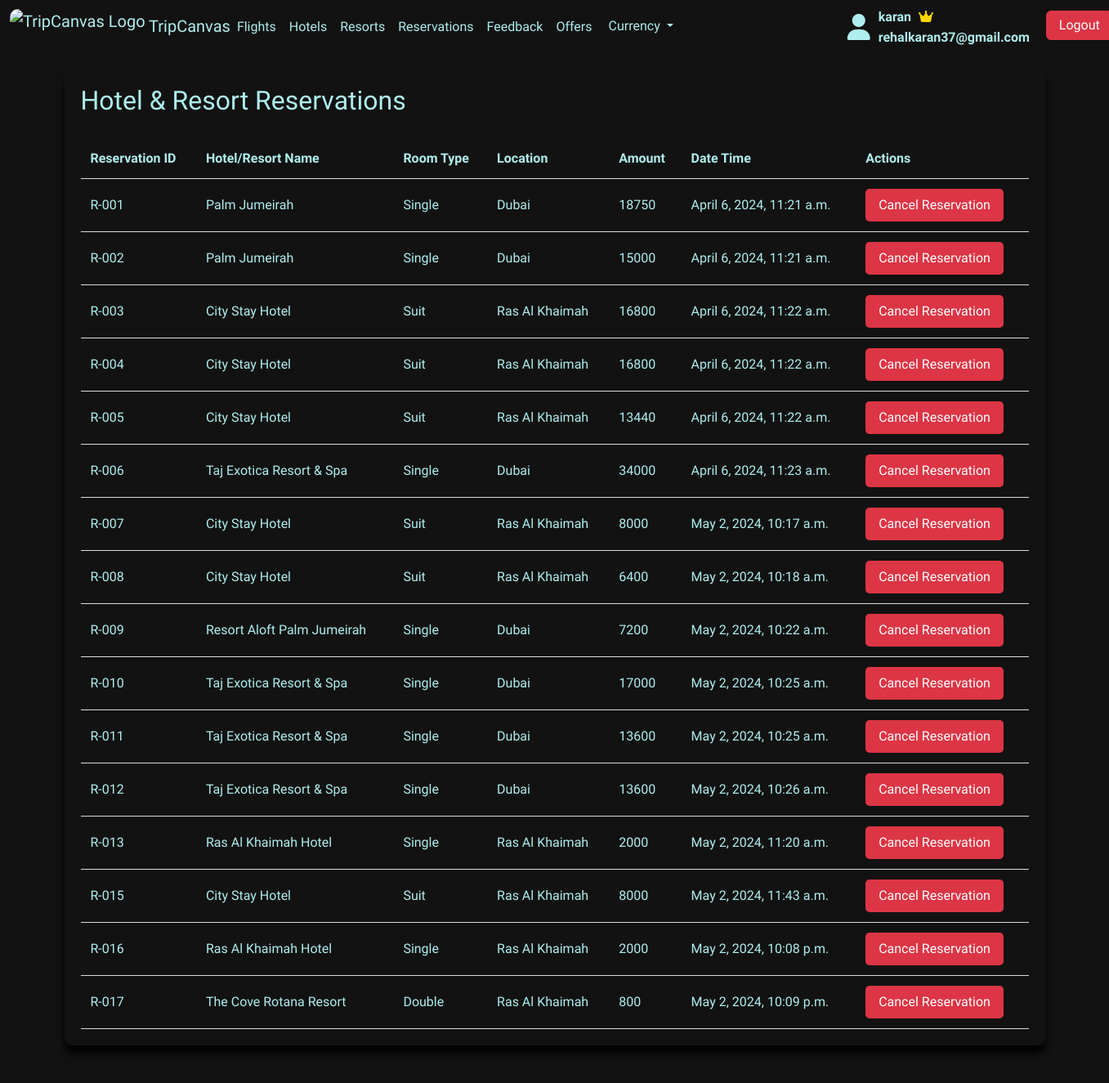
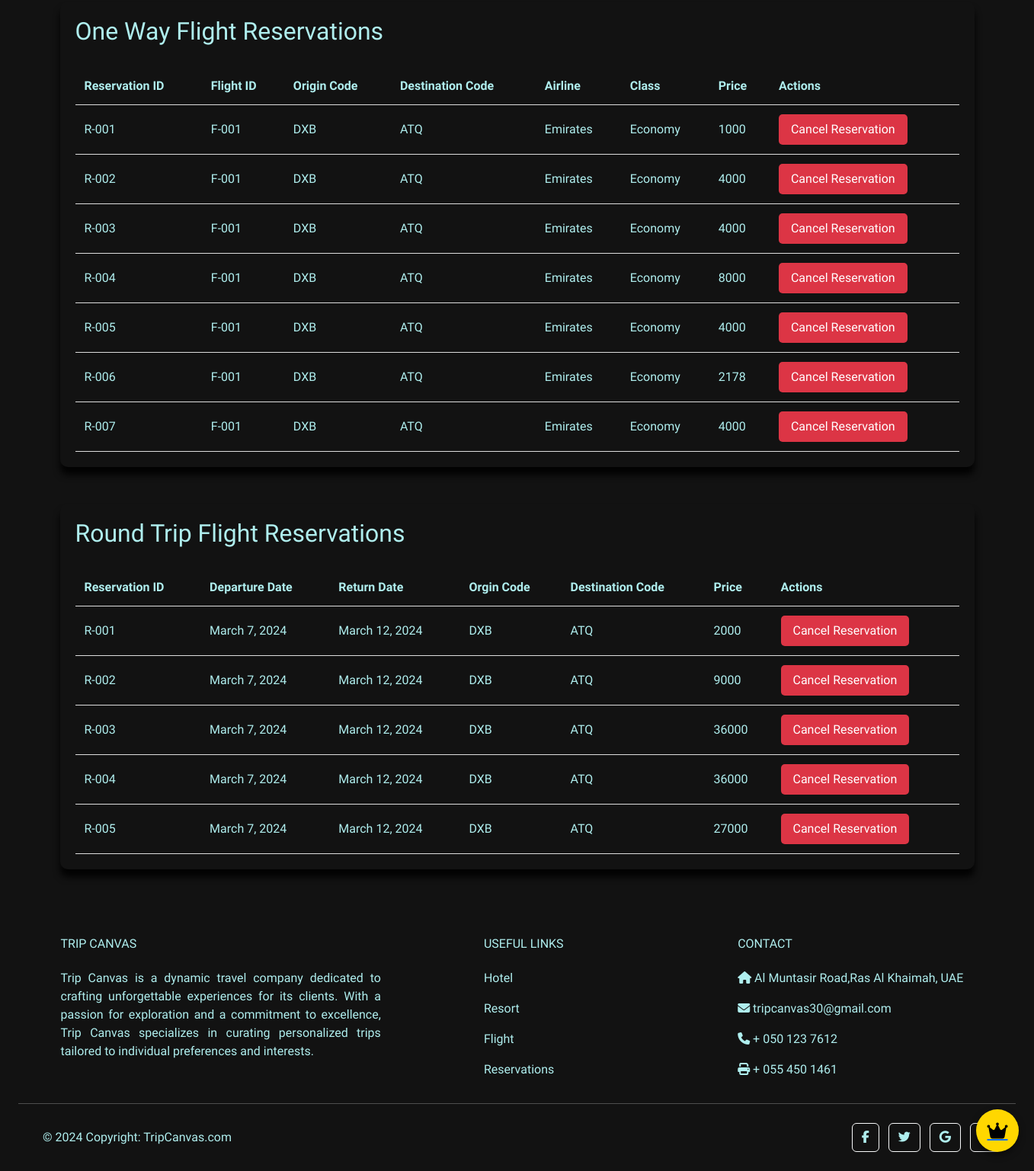
Screenshot of /home/reservations/ (signed in) with the database file from the repository (2 pictures, top to bottom).
### hotelBooking/models.py (models this page shows, shortened)
class Reservation(models.Model):
    reservation_type = models.TextField(blank=False, null=False)
    reservation_room = models.TextField(blank=False, null=False)
    reservation_amount = models.IntegerField(blank=False, null=False)
    reservation_dateTime = models.DateTimeField(blank=False, null=False)
    reservation_duration=models.IntegerField(blank=False, null=False)
    username = models.ForeignKey(User, on_delete=models.CASCADE)
    reservation_location=models.CharField(blank=False, null=False,max_length=400)
    reservation_id = models.CharField(max_length=20, unique=True)

### flightBooking/models.py (models this page shows, shortened)
class singleFlightreservations(models.Model):
    reservation_id = models.CharField(max_length=20, unique=True)
    flight_id = models.CharField(
        max_length=20, blank=False, null=False, default=0)
    origin_code = models.CharField(max_length=200, null=False, blank=False)
    destination_code = models.CharField(
        max_length=200, null=False, blank=False)
    passenger_details = models.TextField(blank=False, null=False)
    airline = models.CharField(max_length=20, blank=False, null=False)
    departure = models.TextField(null=False, blank=False)
    arrival = models.TextField(null=False, blank=False)
    departure_date = models.DateField(null=False, blank=False)
    return_date = models.DateField(null=True, blank=True)
    departure_time = models.TimeField(null=False, blank=False)
    arrival_time = models.TimeField(null=False, blank=False)
    flight_class = models.TextField(blank=False, null=False)
    price = models.IntegerField(blank=False, null=False)
    flight_duration = models.CharField(
        max_length=20, blank=False, null=False)
    username = models.ForeignKey(User, on_delete=models.CASCADE)

class doubleFlightreservations(models.Model):
    reservation_id = models.CharField(
        max_length=20, unique=True, null=False, blank=False)
    username=models.ForeignKey(User,on_delete=models.CASCADE)
    departure_date = models.DateField(null=False, blank=False)
    return_date = models.DateField(null=False, blank=False)
    origin_code=models.CharField(max_length=20, null=False, blank=False)
    destination_code=models.CharField(max_length=20, null=False, blank=False)
    total_amount=models.IntegerField()

### home/views.py (the view)
# urls.py: path('reservations/', views.reservations, name='reservations'),
def reservations(request):
    currencySelected = request.session.get('currency')
    logged_in_user = request.user
    hotelresort_Reservations = Reservation.objects.filter(
        username=logged_in_user)
    onewayflight_Reservations = singleFlightreservations.objects.filter(
        username=logged_in_user)
    roundtripflight_Reservations = doubleFlightreservations.objects.filter(
        username=logged_in_user)
    return render(request, 'reservations.html', {'currencySelected': currencySelected, 'hotelresort_Reservations': hotelresort_Reservations, 'onewayflight_Reservations': onewayflight_Reservations, 'roundtripflight_Reservations': roundtripflight_Reservations})

### Templates/reservations.html (shortened to what this page needs)
{% extends "base2.html" %}
{% block content %}
<div class="reservation-container" style="background-color: #121212; color: #AFEeee;">
    <h2>Hotel & Resort Reservations</h2>
    <div class="table-responsive">
        <table>
            <thead>
                <tr>
                    <th>Reservation ID</th>
                    <th>Hotel/Resort Name</th>
                    <th>Room Type</th>
                    <th>Location</th>
                    <th>Amount</th>
                    <th>Date Time</th>
                    <th>Actions</th>
                </tr>
            </thead>
            <tbody>
                {% for hotelresort_Reservations in hotelresort_Reservations %}
                <tr>
                    <td>{{ hotelresort_Reservations.reservation_id }}</td>
                    <td>{{ hotelresort_Reservations.reservation_type }}</td>
                    <td>{{ hotelresort_Reservations.reservation_room }}</td>
                    <td>{{ hotelresort_Reservations.reservation_location }}</td>
                    <td>{{ hotelresort_Reservations.reservation_amount }}</td>
                    <td>{{ hotelresort_Reservations.reservation_dateTime }}</td>
                    <td>
                        <form action="{% url 'home:deleteReservations' hotelresort_Reservations.reservation_id %}"
                            method="post">
                            <button type="submit" class="cancel-btn">Cancel
                                Reservation</button>
                        </form>
                    </td>
                </tr>
                {% endfor %}
            </tbody>
        </table>
    </div>
</div>
<div class="reservation-container mt-5" style="background-color: #121212; color: #AFEeee;">
    <h2>One Way Flight Reservations</h2>
    <div class="table-responsive">
        <table>
            <thead>
                <tr>
                    <th>Reservation ID</th>
                    <th>Flight ID</th>
                    <th>Origin Code</th>
                    <th>Destination Code</th>
                    <th>Airline</th>
                    <th>Class</th>
                    <th>Price</th>
                    <th>Actions</th>
                </tr>
            </thead>
            <tbody>
                {% for onewayflight_Reservations in onewayflight_Reservations %}
                <tr>
                    <td>{{ onewayflight_Reservations.reservation_id }}</td>
                    <td>{{ onewayflight_Reservations.flight_id }}</td>
                    <td>{{ onewayflight_Reservations.origin_code }}</td>
                    <td>{{ onewayflight_Reservations.destination_code }}</td>
                    <td>{{ onewayflight_Reservations.airline }}</td>
                    <td>{{ onewayflight_Reservations.flight_class}}</td>
                    <td>{{ onewayflight_Reservations.price }}</td>
                    <td>
                        <form
                            action="{% url 'home:delete_oneway_Reservations' onewayflight_Reservations.reservation_id  %}"
                            method="post">
                            <button type="submit" class="cancel-btn">Cancel
                                Reservation</button>
                        </form>
                    </td>
                </tr>
                {% endfor %}
            </tbody>
        </table>
    </div>
</div>
<div class="reservation-container mt-5" style="background-color: #121212; color: #AFEeee;">
    <h2>Round Trip Flight Reservations</h2>
    <div class="table-responsive">
        <table>
            <thead>
                <tr>
                    <th>Reservation ID</th>
                    <th>Departure Date</th>
                    <th>Return Date</th>
                    <th>Orgin Code</th>
                    <th>Destination Code</th>
                    <th>Price</th>
                    <th>Actions</th>
                </tr>
            </thead>
            <tbody>
                {% for roundtripflight_Reservations in roundtripflight_Reservations%}
                <tr>
                    <td>{{ roundtripflight_Reservations.reservation_id }}</td>
                    <td>{{ roundtripflight_Reservations.departure_date }}</td>
                    <td>{{ roundtripflight_Reservations.return_date }}</td>
                    <td>{{ roundtripflight_Reservations.origin_code }}</td>
                    <td>{{ roundtripflight_Reservations.destination_code }}</td>
                    <td>{{ roundtripflight_Reservations.total_amount }}</td>
                    <td>
                        <form
                            action="{% url 'home:delete_roundtrip_Reservations' roundtripflight_Reservations.reservation_id %}"
                            method="post">
                            <button type="submit" class="cancel-btn">Cancel
                                Reservation</button>
                        </form>
                    </td>
                </tr>
                {% endfor %}
            </tbody>
        </table>
    </div>
</div>
{% endblock %}

### Templates/base2.html (shortened to what this page needs)
<!DOCTYPE html>
<html lang="en" id="pass">
<head>
  <link rel="stylesheet" href="https://cdnjs.cloudflare.com/ajax/libs/font-awesome/5.15.3/css/all.min.css" />
  <link rel="stylesheet" href="https://cdn.jsdelivr.net/npm/bootstrap-icons@1.11.1/font/bootstrap-icons.css">
  <link rel="stylesheet" href="https://cdnjs.cloudflare.com/ajax/libs/font-awesome/5.15.2/css/all.min.css" />
  <link rel="stylesheet" href="https://cdnjs.cloudflare.com/ajax/libs/font-awesome/5.15.3/css/all.min.css" />
  <link href="https://cdn.jsdelivr.net/npm/bootstrap@5.3.3/dist/css/bootstrap.min.css" rel="stylesheet"
>
  </body>
</html>
</head>
<nav class="navbar navbar-expand-lg bg-body-tertiary" id="nav" style="background-color: #121212 !important;">
  <div class="container-fluid">
    <a class="navbar-brand" style="color:#AFEeee !important;">
      <img class="image" src="/media/uploads/images/tourism_2560196.png" alt="TripCanvas Logo">
      TripCanvas
    </a>
    <div class="collapse navbar-collapse" id="navbarTogglerDemo02">
      <ul class="navbar-nav me-auto mb-2 mb-lg-0">
        <li class="nav-item">
          <a class="nav-link" style="color:#AFEeee !important;" aria-current="page" href="/home/">Flights</a>
        </li>
        <li class="nav-item">
          <a class="nav-link" style="color:#AFEeee !important;" aria-current="page"
            href="{% url 'home:hotelHome' %}">Hotels</a>
        </li>
        <li class="nav-item">
          <a class="nav-link" style="color:#AFEeee !important;" aria-current="page"
            href="{% url 'home:resortHome' %}">Resorts</a>
        </li>
        <li class="nav-item">
          <a class="nav-link" style="color:#AFEeee !important;" aria-current="page"
            href="{% url 'home:reservations' %}">Reservations</a>
        </li>
        <li class="nav-item">
          <a class="nav-link" style="color:#AFEeee !important;" aria-current="page"
            href="{% url 'home:userFeedback' %}">Feedback</a>
        </li>
        {% if members %}
        <li class="nav-item">
          <a class="nav-link" style="color:#AFEeee !important;" aria-current="page"
            href="{% url 'home:offer' %}">Offers</a>
        </li>
        {% endif %}
        <li class="nav-item">
          <div class="dropdown">
            <form class="currencyForm" action="{% url 'home:checkCurrency' %}" method="post" id="currencyForm">
              <button class="btn btn-secondary dropdown-toggle" type="button" id="currencyDropdown"
                data-bs-toggle="dropdown" aria-expanded="false"
                style="background-color: #121212; border:none; color:#AFEeee;">
                Currency
              </button>
            </form>
          </div>
        </li>
        <li class="nav-item">
          <div class="vertical-line">
            <div class="user-icon">
              <a href="{% url 'home:updateProfile' %}">
                <i class="fas fa-user nav-link2 animate__animated animate__wave"
                  style="font-size: 2rem; color:#AFEeee !important;"></i>
              </a>
              <div class="user-info" style="vertical-align: middle;">
                <div>
                  <p style="color:#AFEeee !important; margin-top: 12px; display: inline-block; vertical-align: middle;">
                    {{userDetails.username}}
                  </p>
                  {% if members %}
                  <i class="fas fa-crown"
                    style="vertical-align: middle; margin-left: 5px; margin-bottom: -9px; color:gold;"></i>
                  {% endif %}
                </div>
                <p class="useremail"
                  style="color:#AFEeee !important; display: inline-block; margin-bottom: 5px; vertical-align: middle;">
                  {{userDetails.email}}</p>
              </div>
            </div>
          </div>
        </li>
        <li class="nav-item">
          <form class='form-inline' action="/logout_user/">
            <button class='btn btn-danger' type='submit'>Logout</button>
          </form>
        </li>
      </ul>
    </div>
  </div>
</nav>
<body>
  {% block content %}
  {% endblock %}
</body>
<div class="my-5 mb-0" id="footer">
  <footer class="text-center text-lg-start text-white" style="background-color: 121212;">
    <div class="p-4 pb-0">
      <section class="">
        <div class="row">
          <div class="col-md-3 col-lg-4 col-xl-4 mx-auto mt-3">
            <h6 class="text-uppercase mb-4 font-weight-bold" style="color:#AFEeee;">
              Trip Canvas
            </h6>
            <p style="text-align: justify; color:#AFEeee;">
              Trip Canvas is a dynamic travel company dedicated to crafting unforgettable experiences for its clients.
              With a passion for exploration and a commitment to excellence, Trip Canvas specializes in curating
              personalized trips tailored to individual preferences and interests.
            </p>
          </div>
          <div class="col-md-3 col-lg-2 col-xl-2 mx-auto mt-3">
            <h6 class="text-uppercase mb-4 font-weight-bold" style="color:#AFEeee;">
              Useful links
            </h6>
            <p>
              <a style="text-decoration:none; color:#AFEeee;" href="{% url 'home:hotelHome' %}">Hotel</a>
            </p>
            <p>
              <a style="text-decoration:none; color:#AFEeee;" href="{% url 'home:resortHome' %}">Resort</a>
            </p>
            <p>
              <a style="text-decoration:none; color:#AFEeee;" href="{% url 'home:home' %}">Flight</a>
            </p>
            <p>
              <a style="text-decoration:none; color:#AFEeee;" href="{% url 'home:reservations' %}">Reservations</a>
            </p>
          </div>
          <div class="col-md-4 col-lg-3 col-xl-3 mx-auto mt-3">
            <h6 class="text-uppercase mb-4 font-weight-bold" style="color:#AFEeee;">Contact</h6>
            <p style="color:#AFEeee;"><i class="fas fa-home mr-3"></i> Al Muntasir Road,Ras Al Khaimah, UAE </p>
            <p style="color:#AFEeee;"><i class="fas fa-envelope mr-3"></i> tripcanvas30@gmail.com </p>
            <p style="color:#AFEeee;"><i class="fas fa-phone mr-3"></i> + 050 123 7612</p>
            <p style="color:#AFEeee;"><i class="fas fa-print mr-3"></i> + 055 450 1461</p>
          </div>
        </div>
      </section>
      <hr class="my-3">
      <section class="p-3 pt-0">
        <div class="row d-flex align-items-center">
          <div class="col-md-7 col-lg-8 text-center text-md-start">
            <div class="p-3" style="color:#AFEeee;">
              © 2024 Copyright:
              <a style="text-decoration:none; color:#AFEeee;" href="https://mdbootstrap.com/">TripCanvas.com</a>
            </div>
          </div>
          <div class="col-md-5 col-lg-4 ml-lg-0 text-center text-md-end">
            <a style="color:#AFEeee !important;" class="btn btn-outline-light btn-floating m-1" role="button"><i
                class="fab fa-facebook-f"></i></a>
            <a style="color:#AFEeee !important;" class="btn btn-outline-light btn-floating m-1" role="button"><i
                class="fab fa-twitter"></i></a>
            <a style="color:#AFEeee !important;" class="btn btn-outline-light btn-floating m-1" role="button"><i
                class="fab fa-google"></i></a>
            <a href="https://www.instagram.com/" style="color:#AFEeee !important;" class="btn btn-outline-light btn-floating m-1" role="button"></a>
          </div>
        </div>
      </section>
    </div>
  </footer>
</div>
<div class="floating-action-button">
  <a href="{% url 'home:membership' %}">
    <i class="fas fa-crown fab-icon"></i>
  </a>
</div>
</html>

### rows the page displays
Reservation: reservation_id "R-001", reservation_type "Palm Jumeirah", reservation_room "Single", reservation_location "Dubai", reservation_amount "18750", reservation_dateTime "April 6, 2024, 11:21 a.m."
Reservation: reservation_id "R-002", reservation_type "Palm Jumeirah", reservation_room "Single", reservation_location "Dubai", reservation_amount "15000", reservation_dateTime "April 6, 2024, 11:21 a.m."
Reservation: reservation_id "R-003", reservation_type "City Stay Hotel", reservation_room "Suit", reservation_location "Ras Al Khaimah", reservation_amount "16800", reservation_dateTime "April 6, 2024, 11:22 a.m."
Reservation: reservation_id "R-004", reservation_type "City Stay Hotel", reservation_room "Suit", reservation_location "Ras Al Khaimah", reservation_amount "16800", reservation_dateTime "April 6, 2024, 11:22 a.m."
Reservation: reservation_id "R-005", reservation_type "City Stay Hotel", reservation_room "Suit", reservation_location "Ras Al Khaimah", reservation_amount "13440", reservation_dateTime "April 6, 2024, 11:22 a.m."
Reservation: reservation_id "R-006", reservation_type "Taj Exotica Resort & Spa", reservation_room "Single", reservation_location "Dubai", reservation_amount "34000", reservation_dateTime "April 6, 2024, 11:23 a.m."
Reservation: reservation_id "R-007", reservation_type "City Stay Hotel", reservation_room "Suit", reservation_location "Ras Al Khaimah", reservation_amount "8000", reservation_dateTime "May 2, 2024, 10:17 a.m."
Reservation: reservation_id "R-008", reservation_type "City Stay Hotel", reservation_room "Suit", reservation_location "Ras Al Khaimah", reservation_amount "6400", reservation_dateTime "May 2, 2024, 10:18 a.m."
Reservation: reservation_id "R-009", reservation_type "Resort Aloft Palm Jumeirah", reservation_room "Single", reservation_location "Dubai", reservation_amount "7200", reservation_dateTime "May 2, 2024, 10:22 a.m."
Reservation: reservation_id "R-010", reservation_type "Taj Exotica Resort & Spa", reservation_room "Single", reservation_location "Dubai", reservation_amount "17000", reservation_dateTime "May 2, 2024, 10:25 a.m."
Reservation: reservation_id "R-011", reservation_type "Taj Exotica Resort & Spa", reservation_room "Single", reservation_location "Dubai", reservation_amount "13600", reservation_dateTime "May 2, 2024, 10:25 a.m."
Reservation: reservation_id "R-012", reservation_type "Taj Exotica Resort & Spa", reservation_room "Single", reservation_location "Dubai", reservation_amount "13600", reservation_dateTime "May 2, 2024, 10:26 a.m."
Reservation: reservation_id "R-013", reservation_type "Ras Al Khaimah Hotel", reservation_room "Single", reservation_location "Ras Al Khaimah", reservation_amount "2000", reservation_dateTime "May 2, 2024, 11:20 a.m."
Reservation: reservation_id "R-015", reservation_type "City Stay Hotel", reservation_room "Suit", reservation_location "Ras Al Khaimah", reservation_amount "8000", reservation_dateTime "May 2, 2024, 11:43 a.m."
Reservation: reservation_id "R-016", reservation_type "Ras Al Khaimah Hotel", reservation_room "Single", reservation_location "Ras Al Khaimah", reservation_amount "2000", reservation_dateTime "May 2, 2024, 10:08 p.m."
Reservation: reservation_id "R-017", reservation_type "The Cove Rotana Resort", reservation_room "Double", reservation_location "Ras Al Khaimah", reservation_amount "800", reservation_dateTime "May 2, 2024, 10:09 p.m."
singleFlightreservations: reservation_id "R-001", flight_id "F-001", origin_code "DXB", destination_code "ATQ", airline "Emirates", flight_class "Economy", price "1000"
singleFlightreservations: reservation_id "R-002", flight_id "F-001", origin_code "DXB", destination_code "ATQ", airline "Emirates", flight_class "Economy", price "4000"
singleFlightreservations: reservation_id "R-003", flight_id "F-001", origin_code "DXB", destination_code "ATQ", airline "Emirates", flight_class "Economy", price "4000"
singleFlightreservations: reservation_id "R-004", flight_id "F-001", origin_code "DXB", destination_code "ATQ", airline "Emirates", flight_class "Economy", price "8000"
singleFlightreservations: reservation_id "R-005", flight_id "F-001", origin_code "DXB", destination_code "ATQ", airline "Emirates", flight_class "Economy", price "4000"
singleFlightreservations: reservation_id "R-006", flight_id "F-001", origin_code "DXB", destination_code "ATQ", airline "Emirates", flight_class "Economy", price "2178"
singleFlightreservations: reservation_id "R-007", flight_id "F-001", origin_code "DXB", destination_code "ATQ", airline "Emirates", flight_class "Economy", price "4000"
doubleFlightreservations: reservation_id "R-001", departure_date "March 7, 2024", return_date "March 12, 2024", origin_code "DXB", destination_code "ATQ", total_amount "2000"
doubleFlightreservations: reservation_id "R-002", departure_date "March 7, 2024", return_date "March 12, 2024", origin_code "DXB", destination_code "ATQ", total_amount "9000"
doubleFlightreservations: reservation_id "R-003", departure_date "March 7, 2024", return_date "March 12, 2024", origin_code "DXB", destination_code "ATQ", total_amount "36000"
doubleFlightreservations: reservation_id "R-004", departure_date "March 7, 2024", return_date "March 12, 2024", origin_code "DXB", destination_code "ATQ", total_amount "36000"
doubleFlightreservations: reservation_id "R-005", departure_date "March 7, 2024", return_date "March 12, 2024", origin_code "DXB", destination_code "ATQ", total_amount "27000"

### other values shown
{{ userDetails.username }} "karan"
{{ userDetails.email }} "rehalkaran37@gmail.com"
